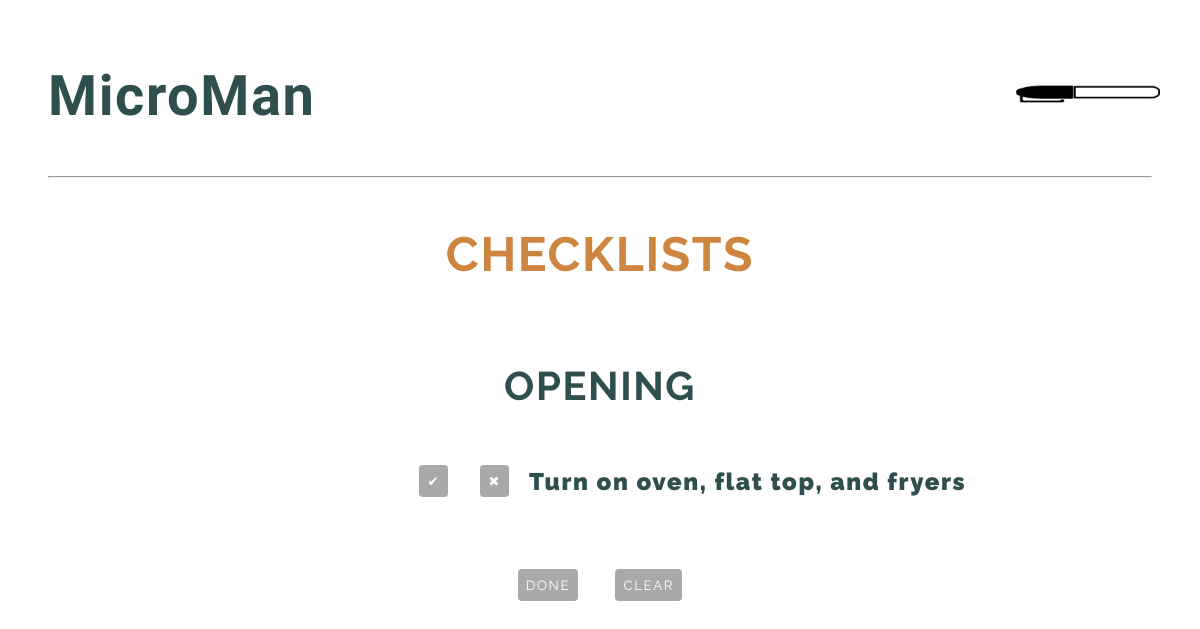
The app's page /checklist/opening/ (signed in), older data.
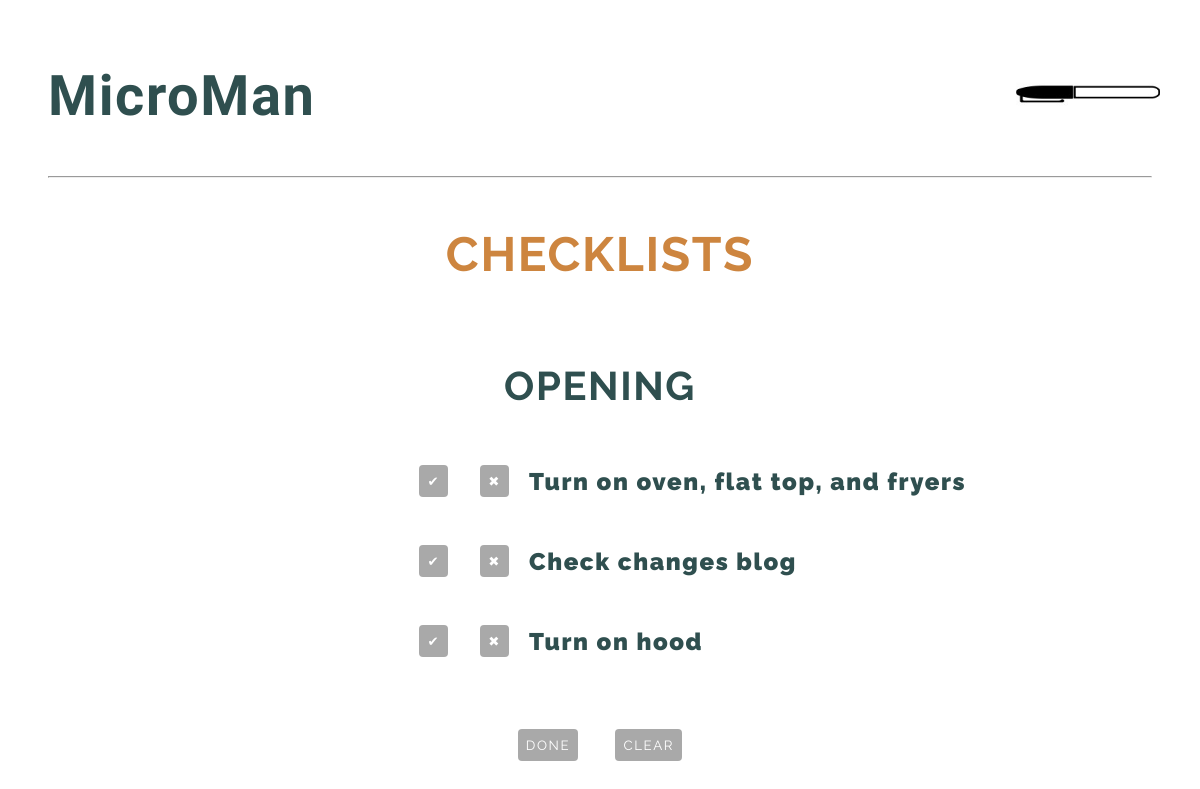
The same page, newer data.
### base/models.py (models this page shows, shortened)
class Task(models.Model):
  user = models.ForeignKey(CustomUser, related_name='task', on_delete=models.SET_NULL, null=True)
  shift_lists = (
    ('Opening', 'Opening'),
    ('Closing', 'Closing'),
    ('Mid', 'Mid')
  )
  shift = models.CharField(max_length=7, choices=shift_lists)
  name = models.CharField(max_length=200)
  checked = models.BooleanField(null=True)
  updated = models.DateTimeField(auto_now=True)
  created = models.DateTimeField(auto_now_add=True)

### base/views.py (the view)
# urls.py: path('checklist/opening/', views.opening, name='opening'),
def opening(request):
    tasks = Task.objects.all()
    form = TaskForm()
    if request.method == 'POST':
        form = TaskForm(request.POST)
        if form.is_valid():
            form.save()
            return redirect('/checklist/opening/')
    context = {'tasks': tasks, 'form': form}
    return render(request, 'opening.html', context)

### templates/opening.html
{% extends 'main.html' %}
{% load static %}
{% block content %}
<h2 class='h2-header'>CHECKLISTS</h2>
<div id='checklists-container'>
  <h3>OPENING</h3>
  <div class='checklist'>
  {% for task in tasks %}
    {% if task.shift == 'Opening' %}
      <div class='checklist-div'>
        <p class='checklist-btn-p'>
          <button class='chk-btn'>&#10004;</button>
          <button class='x-btn'>&#10006;</button>
        </p>
        <p class='checklist-p'>{{ task.name }}</p>
      </div>
    {% endif %}
  {% endfor %}
  </div>
  <div>
    <button type='submit'>DONE</button>
    <button type='submit'>CLEAR</button>
  </div>
</div>
{% endblock content %}

Row changes from the older to the newer data that the page shows:
added Task: name "Check changes blog"
added Task: name "Turn on hood"
